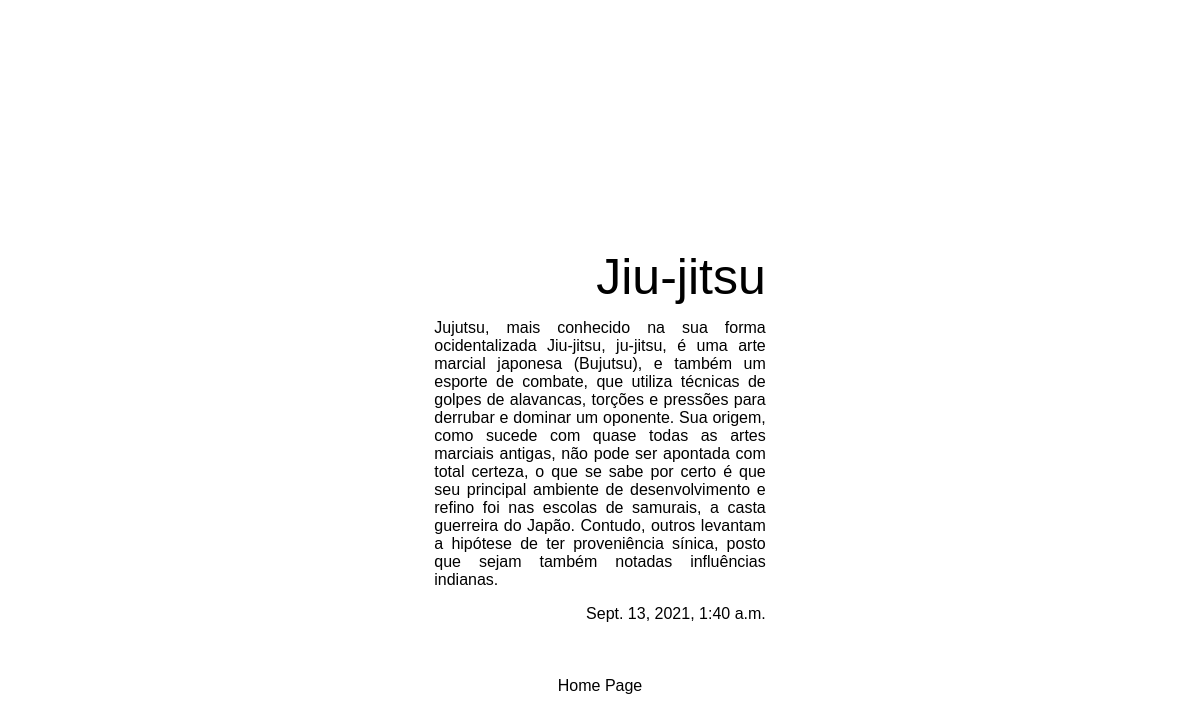
The app's page /2/, older data.
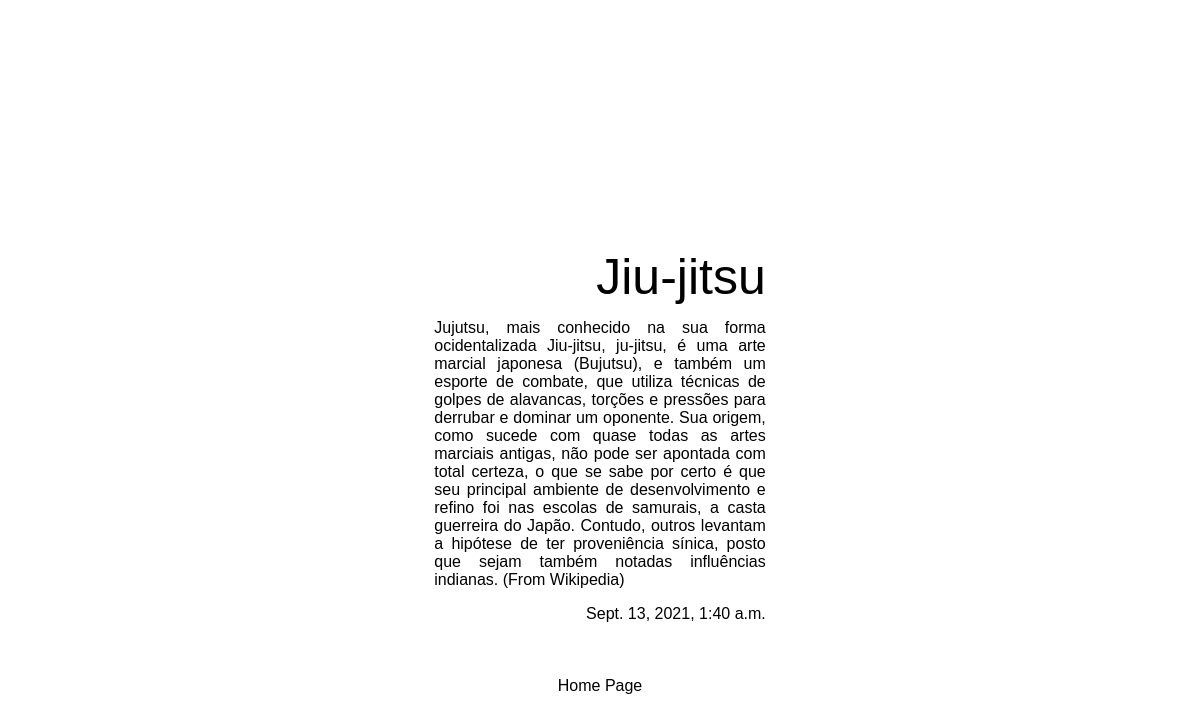
The same page, newer data.
### FeathersFightApp/models.py (models this page shows, shortened)
class Fight(models.Model):
    style = models.CharField(max_length=30)
    description = models.TextField()
    pub_date = models.DateTimeField()

### FeathersFightApp/views.py (the view)
# urls.py: path('<int:fight_id>/', views.fight, name='fight'),
def fight(request, fight_id):
    fight = Fight.objects.get(pk=fight_id)
    template = loader.get_template('FeathersFightApp/fight.html')
    context = {
        'fight':fight,
    }
    return HttpResponse(template.render(context, request))

### FeathersFightApp/templates/FeathersFightApp/fight.html (shortened to what this page needs)
<!DOCTYPE html>
<html>
    <head>
        {% load static %}
        <link rel="stylesheet" type="text/css" href="{% static 'FeathersFightApp/style.css' %}">
    </head>
    <body>
        {% if fight %}
        <div class="style">
            <label>
                {{ fight.style }}
            </label>
        </div>
        <div class="description">
            <label>
                {{ fight.description }}
            </label>
        </div>
        <div class="pub_date">
            <label>
                {{ fight.pub_date }}
            </label>
        </div>
        {% else %}
        <div class="description">
            <label>
                Error: Fight object not received.
            </label>
        </div>
        {% endif %}
        <footer>
            <div class="footer_info">
                <div class="footer_info_item"><a href="/" class="footer_info_item">Home Page</a></div>
            </div>
        </footer>
    </body>
</html>

Row changes from the older to the newer data that the page shows:
changed Fight "Jiu-jitsu": description "…também notadas influências indianas." → "…também notadas influências indianas. (From Wikipedia)"
